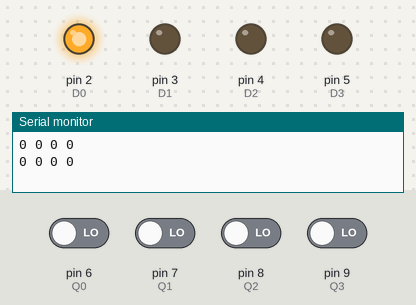
Recording of a sketch running on a simulated Arduino Uno, built with avr-gcc and run on an emulated ATmega328P. On the bench: output pins drawn as LEDs (lit = HIGH), the last lines printed to the serial monitor. Inputs (shaded band) come from the test bench; at power-on: pin 6 (Q0), pin 7 (Q1), pin 8 (Q2), pin 9 (Q3) LOW. Pins used as bus, display or sensor lines are not drawn.

Above: at 1.2 s.
1.3 s: pin 6 (Q0) driven HIGH
At 2.5 s:
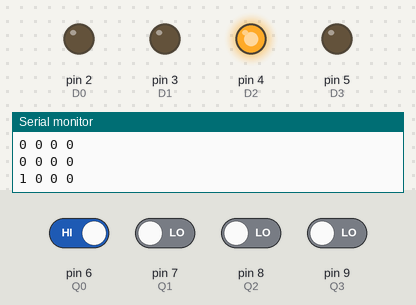
3.5 s: pin 7 (Q1) driven HIGH
At 5.2 s:
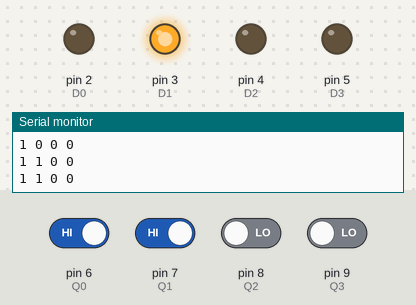
5.5 s: pin 8 (Q2) driven HIGH
At 6.9 s:
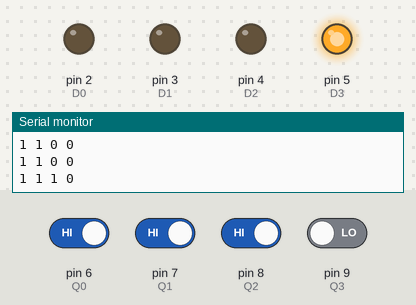
7.5 s: pin 6 (Q0) driven LOW
At 8.5 s:
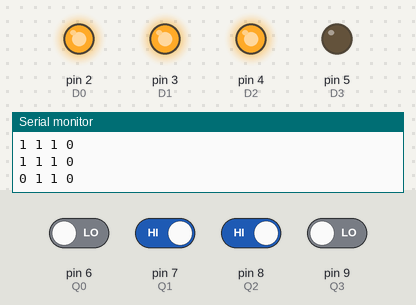
9.5 s: pin 9 (Q3) driven HIGH
At 11.2 s:
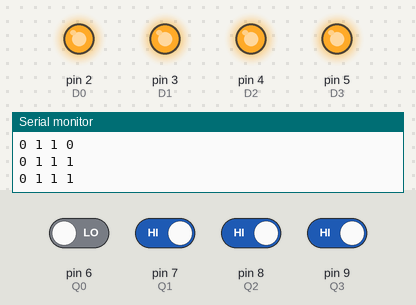
11.5 s: pin 7 (Q1) driven LOW
At 12.8 s:
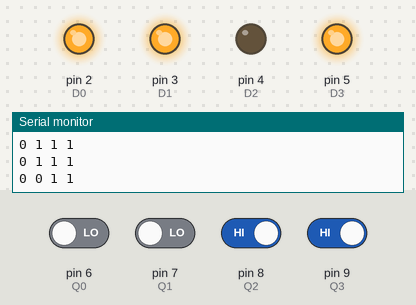
Timing chart, 0 to 14.5 s (numbered marks = the images above; inputs shaded):
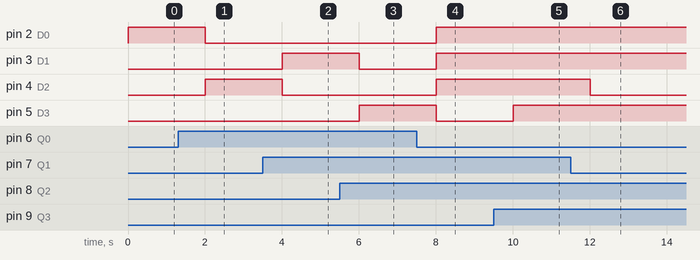

Measured:
- after the input at 1.3 s, pin 2 (D0): HIGH → LOW after 0.70 s; pin 4 (D2): LOW → HIGH after 0.70 s
- after the input at 3.5 s, pin 3 (D1): LOW → HIGH after 0.50 s; pin 4 (D2): HIGH → LOW after 0.50 s
- after the input at 5.5 s, pin 3 (D1): HIGH → LOW after 0.50 s; pin 5 (D3): LOW → HIGH after 0.50 s
- after the input at 7.5 s, pin 2 (D0), pin 3 (D1), pin 4 (D2): LOW → HIGH after 0.51 s; pin 5 (D3): HIGH → LOW after 0.51 s
- after the input at 9.5 s, pin 5 (D3): LOW → HIGH after 0.51 s
- after the input at 11.5 s, pin 4 (D2): HIGH → LOW after 0.51 s

The sketch:

7474.ino
```cpp
#define CLOCK 13

#define Q0 6
#define Q1 7
#define Q2 8
#define Q3 9

#define D0 2
#define D1 3
#define D2 4
#define D3 5

int write(int A, int B, int C, int D){
  digitalWrite(D0, A);
  digitalWrite(D2, B);
  digitalWrite(D1, C);
  digitalWrite(D3, D);
}

int A(int W, int X, int Y, int Z){
  return (!W);
}

int B(int W, int X, int Y, int Z){
  return (!W && X) || (W && !X && !Z);
}

int C(int W, int X, int Y, int Z){
  return (!X && Y) || (!W && Y) || (W && X && !Y);
}

int D(int W, int X, int Y, int Z){
  return (!W && Z) || (W && X && Y);
}


void setup() {
  Serial.begin(9600);
  pinMode(CLOCK, OUTPUT);

  pinMode(Q0, INPUT);
  pinMode(Q1, INPUT);
  pinMode(Q2, INPUT);
  pinMode(Q3, INPUT);

  pinMode(D0, OUTPUT);
  pinMode(D1, OUTPUT);
  pinMode(D2, OUTPUT);
  pinMode(D3, OUTPUT);
}

void loop() {
  digitalWrite(CLOCK, HIGH);

  Serial.print(String(digitalRead(Q0)) + " " + String(digitalRead(Q1)) + " " + String(digitalRead(Q2)) + " " + String(digitalRead(Q3)) + "\n");

  write(A(digitalRead(Q0),digitalRead(Q1),digitalRead(Q2),digitalRead(Q3)),
        B(digitalRead(Q0),digitalRead(Q1),digitalRead(Q2),digitalRead(Q3)),
        C(digitalRead(Q0),digitalRead(Q1),digitalRead(Q2),digitalRead(Q3)),
        D(digitalRead(Q0),digitalRead(Q1),digitalRead(Q2),digitalRead(Q3)));

  delay(1);
  digitalWrite(CLOCK, LOW);
  delay(999);
}
```
